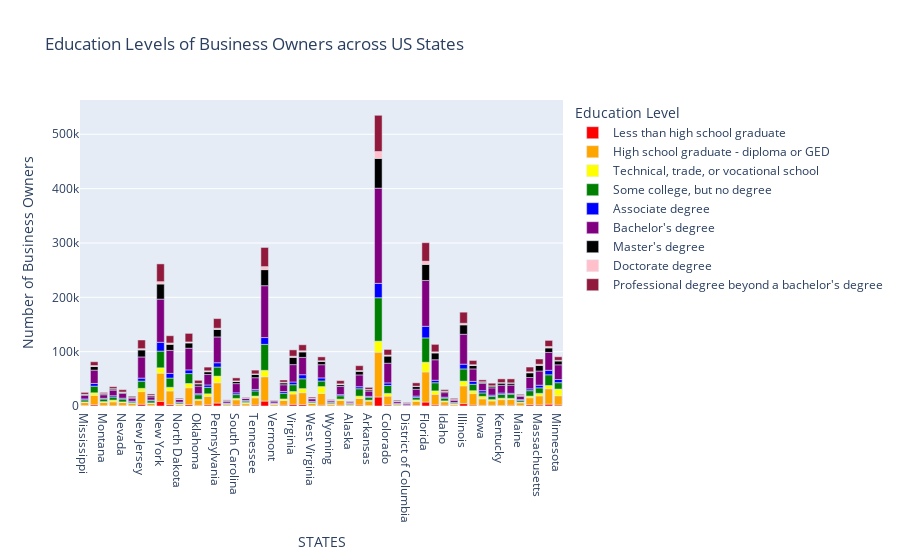

The cell this chart's notebook holds for it:
### Markdown cell above
-   Plotting a stacked bar chart that includes all states but this is just the same information as the above bar charts just visually less appealing.

### Code cell
newdfStates
fig = px.bar(newdfStates, x="NAME", y="OWNPDEMP", color="OWNCHAR_LABEL", title="Education Levels of Business Owners across US States",
               labels ={"NAME":"STATES",
                    "OWNPDEMP":"Number of Business Owners",
                    "OWNCHAR_LABEL":"Education Level"},
               color_discrete_map=colormap)
fig.show()
# fig = px.bar(newdfStates.sort_values(by='OWNPDEMP',ascending=False), x="NAME", y="OWNPDEMP", color="OWNCHAR_LABEL", title="Education Levels of Business Owners across US States",
#                labels ={"NAME":"STATES",
#                     "OWNPDEMP":"Number of Business Owners",
#                     "OWNCHAR_LABEL":"Education Level"})
# fig.show()

### Figure 1 — Plotly figure (JSON) as saved in the notebook; plotly's stock layout.template omitted (floating-point values rounded to 4 significant figures)
{"data": [{"alignmentgroup": "True", "hovertemplate": "Education Level=Less than high school graduate<br>STATES=%{x}<br>Number of Business Owners=%{y}<extra></extra>", "legendgroup": "Less than high school graduate", "marker": {"color": "red", "pattern": {"shape": ""}}, "name": "Less than high school graduate", "offsetgroup": "Less than high school graduate", "orientation": "v", "showlegend": true, "textposition": "auto", "type": "bar", "x": ["Mississippi", "Missouri", "Montana", "Nebraska", "Nevada", "New Hampshire", "New Jersey", "New Mexico", "New York", "North Carolina", "North Dakota", "Ohio", "Oklahoma", "Oregon", "Pennsylvania", "Rhode Island", "South Carolina", "South Dakota", "Tennessee", "Texas", "Vermont", "Utah", "Virginia", "Washington", "West Virginia", "Wisconsin", "Wyoming", "Alabama", "Alaska", "Arizona", "Arkansas", "California", "Colorado", "Delaware", "District of Columbia", "Connecticut", "Florida", "Georgia", "Idaho", "Hawaii", "Illinois", "Indiana", "Iowa", "Kansas", "Kentucky", "Louisiana", "Maine", "Maryland", "Massachusetts", "Michigan", "Minnesota"], "xaxis": "x", "y": [877, 2278, 525, 342, 674, 596, 3276, 659, 8559, 2607, 132, 2683, 1181, 2210, 5446, 279, 1794, 382, 1837, 9063, 257, 1483, 3144, 2791, 328, 1473, 133, 1403, 319, 1724, 870, 16563, 2070, 227, 0, 1025, 7288, 2065, 1366, 406, 4398, 1729, 1116, 1167, 955, 1408, 581, 2442, 1932, 3424, 1855], "yaxis": "y"}, {"alignmentgroup": "True", "hovertemplate": "Education Level=High school graduate - diploma or GED<br>STATES=%{x}<br>Number of Business Owners=%{y}<extra></extra>", "legendgroup": "High school graduate - diploma or GED", "marker": {"color": "orange", "pattern": {"shape": ""}}, "name": "High school graduate - diploma or GED", "offsetgroup": "High school graduate - diploma or GED", "orientation": "v", "showlegend": true, "textposition": "auto", "type": "bar", "x": ["Mississippi", "Missouri", "Montana", "Nebraska", "Nevada", "New Hampshire", "New Jersey", "New Mexico", "New York", "North Carolina", "North Dakota", "Ohio", "Oklahoma", "Oregon", "Pennsylvania", "Rhode Island", "South Carolina", "South Dakota", "Tennessee", "Texas", "Vermont", "Utah", "Virginia", "Washington", "West Virginia", "Wisconsin", "Wyoming", "Alabama", "Alaska", "Arizona", "Arkansas", "California", "Colorado", "Delaware", "District of Columbia", "Connecticut", "Florida", "Georgia", "Idaho", "Hawaii", "Illinois", "Indiana", "Iowa", "Kansas", "Kentucky", "Louisiana", "Maine", "Maryland", "Massachusetts", "Michigan", "Minnesota"], "xaxis": "x", "y": [5443, 17210, 6084, 7273, 5782, 3955, 23207, 4028, 51898, 25037, 2382, 30892, 9457, 15467, 37255, 2226, 9574, 3745, 13231, 44743, 2622, 8727, 19013, 21709, 4639, 21631, 3264, 8836, 1744, 12096, 8119, 82508, 16159, 1904, 665, 7421, 55410, 19489, 6232, 2679, 32725, 21126, 12038, 8022, 10715, 10446, 5178, 12762, 16774, 28364, 16992], "yaxis": "y"}, {"alignmentgroup": "True", "hovertemplate": "Education Level=Technical, trade, or vocational school<br>STATES=%{x}<br>Number of Business Owners=%{y}<extra></extra>", "legendgroup": "Technical, trade, or vocational school", "marker": {"color": "yellow", "pattern": {"shape": ""}}, "name": "Technical, trade, or vocational school", "offsetgroup": "Technical, trade, or vocational school", "orientation": "v", "showlegend": true, "textposition": "auto", "type": "bar", "x": ["Mississippi", "Missouri", "Montana", "Nebraska", "Nevada", "New Hampshire", "New Jersey", "New Mexico", "New York", "North Carolina", "North Dakota", "Ohio", "Oklahoma", "Oregon", "Pennsylvania", "Rhode Island", "South Carolina", "South Dakota", "Tennessee", "Texas", "Vermont", "Utah", "Virginia", "Washington", "West Virginia", "Wisconsin", "Wyoming", "Alabama", "Alaska", "Arizona", "Arkansas", "California", "Colorado", "Delaware", "District of Columbia", "Connecticut", "Florida", "Georgia", "Idaho", "Hawaii", "Illinois", "Indiana", "Iowa", "Kansas", "Kentucky", "Louisiana", "Maine", "Maryland", "Massachusetts", "Michigan", "Minnesota"], "xaxis": "x", "y": [1194, 4818, 1460, 3235, 1053, 720, 5994, 996, 9819, 6750, 1246, 7837, 1722, 4750, 12270, 580, 2624, 2186, 3162, 11805, 627, 2725, 4451, 7512, 601, 12648, 493, 2399, 561, 4299, 1700, 20250, 4990, 589, 0, 2772, 17851, 6272, 1785, 814, 8598, 5322, 4505, 2542, 2728, 2193, 1426, 2971, 4588, 5953, 12275], "yaxis": "y"}, {"alignmentgroup": "True", "hovertemplate": "Education Level=Some college, but no degree<br>STATES=%{x}<br>Number of Business Owners=%{y}<extra></extra>", "legendgroup": "Some college, but no degree", "marker": {"color": "green", "pattern": {"shape": ""}}, "name": "Some college, but no degree", "offsetgroup": "Some college, but no degree", "orientation": "v", "showlegend": true, "textposition": "auto", "type": "bar", "x": ["Mississippi", "Missouri", "Montana", "Nebraska", "Nevada", "New Hampshire", "New Jersey", "New Mexico", "New York", "North Carolina", "North Dakota", "Ohio", "Oklahoma", "Oregon", "Pennsylvania", "Rhode Island", "South Carolina", "South Dakota", "Tennessee", "Texas", "Vermont", "Utah", "Virginia", "Washington", "West Virginia", "Wisconsin", "Wyoming", "Alabama", "Alaska", "Arizona", "Arkansas", "California", "Colorado", "Delaware", "District of Columbia", "Connecticut", "Florida", "Georgia", "Idaho", "Hawaii", "Illinois", "Indiana", "Iowa", "Kansas", "Kentucky", "Louisiana", "Maine", "Maryland", "Massachusetts", "Michigan", "Minnesota"], "xaxis": "x", "y": [3749, 12185, 4781, 5670, 5314, 2116, 13325, 4119, 30747, 17022, 2198, 18229, 8421, 11944, 16730, 1562, 7008, 2631, 9533, 47814, 1065, 10664, 12608, 18092, 2002, 10259, 1771, 6197, 2023, 13667, 5343, 79898, 14584, 1429, 418, 4558, 44760, 14980, 5111, 1606, 22533, 11808, 6442, 5888, 6947, 7599, 2877, 10054, 10143, 19706, 11828], "yaxis": "y"}, {"alignmentgroup": "True", "hovertemplate": "Education Level=Associate degree<br>STATES=%{x}<br>Number of Business Owners=%{y}<extra></extra>", "legendgroup": "Associate degree", "marker": {"color": "blue", "pattern": {"shape": ""}}, "name": "Associate degree", "offsetgroup": "Associate degree", "orientation": "v", "showlegend": true, "textposition": "auto", "type": "bar", "x": ["Mississippi", "Missouri", "Montana", "Nebraska", "Nevada", "New Hampshire", "New Jersey", "New Mexico", "New York", "North Carolina", "North Dakota", "Ohio", "Oklahoma", "Oregon", "Pennsylvania", "Rhode Island", "South Carolina", "South Dakota", "Tennessee", "Texas", "Vermont", "Utah", "Virginia", "Washington", "West Virginia", "Wisconsin", "Wyoming", "Alabama", "Alaska", "Arizona", "Arkansas", "California", "Colorado", "Delaware", "District of Columbia", "Connecticut", "Florida", "Georgia", "Idaho", "Hawaii", "Illinois", "Indiana", "Iowa", "Kansas", "Kentucky", "Louisiana", "Maine", "Maryland", "Massachusetts", "Michigan", "Minnesota"], "xaxis": "x", "y": [1725, 5019, 1252, 2352, 1631, 1428, 5468, 1239, 16190, 8602, 1171, 6787, 1826, 4323, 7896, 791, 3196, 1254, 2747, 12527, 997, 3070, 4940, 7437, 862, 5689, 792, 2078, 422, 3648, 1689, 26449, 4649, 596, 0, 2460, 21336, 4594, 1793, 896, 8695, 5381, 4074, 2369, 2447, 1690, 1709, 3307, 4833, 8232, 5841], "yaxis": "y"}, {"alignmentgroup": "True", "hovertemplate": "Education Level=Bachelor's degree<br>STATES=%{x}<br>Number of Business Owners=%{y}<extra></extra>", "legendgroup": "Bachelor's degree", "marker": {"color": "purple", "pattern": {"shape": ""}}, "name": "Bachelor's degree", "offsetgroup": "Bachelor's degree", "orientation": "v", "showlegend": true, "textposition": "auto", "type": "bar", "x": ["Mississippi", "Missouri", "Montana", "Nebraska", "Nevada", "New Hampshire", "New Jersey", "New Mexico", "New York", "North Carolina", "North Dakota", "Ohio", "Oklahoma", "Oregon", "Pennsylvania", "Rhode Island", "South Carolina", "South Dakota", "Tennessee", "Texas", "Vermont", "Utah", "Virginia", "Washington", "West Virginia", "Wisconsin", "Wyoming", "Alabama", "Alaska", "Arizona", "Arkansas", "California", "Colorado", "Delaware", "District of Columbia", "Connecticut", "Florida", "Georgia", "Idaho", "Hawaii", "Illinois", "Indiana", "Iowa", "Kansas", "Kentucky", "Louisiana", "Maine", "Maryland", "Massachusetts", "Michigan", "Minnesota"], "xaxis": "x", "y": [6399, 24499, 6655, 10336, 8629, 5704, 39004, 5784, 79452, 42339, 5084, 39956, 14061, 19297, 47485, 3308, 16998, 3967, 21553, 95444, 3541, 12422, 31983, 31930, 4827, 24303, 2850, 15228, 2406, 21784, 9852, 175196, 36300, 3241, 2497, 12656, 84370, 37685, 8336, 4004, 55075, 22878, 13265, 13456, 14333, 15090, 5817, 20937, 26116, 32899, 27009], "yaxis": "y"}, {"alignmentgroup": "True", "hovertemplate": "Education Level=Master's degree<br>STATES=%{x}<br>Number of Business Owners=%{y}<extra></extra>", "legendgroup": "Master's degree", "marker": {"color": "black", "pattern": {"shape": ""}}, "name": "Master's degree", "offsetgroup": "Master's degree", "orientation": "v", "showlegend": true, "textposition": "auto", "type": "bar", "x": ["Mississippi", "Missouri", "Montana", "Nebraska", "Nevada", "New Hampshire", "New Jersey", "New Mexico", "New York", "North Carolina", "North Dakota", "Ohio", "Oklahoma", "Oregon", "Pennsylvania", "Rhode Island", "South Carolina", "South Dakota", "Tennessee", "Texas", "Vermont", "Utah", "Virginia", "Washington", "West Virginia", "Wisconsin", "Wyoming", "Alabama", "Alaska", "Arizona", "Arkansas", "California", "Colorado", "Delaware", "District of Columbia", "Connecticut", "Florida", "Georgia", "Idaho", "Hawaii", "Illinois", "Indiana", "Iowa", "Kansas", "Kentucky", "Louisiana", "Maine", "Maryland", "Massachusetts", "Michigan", "Minnesota"], "xaxis": "x", "y": [1695, 6630, 1884, 2085, 2089, 1929, 12922, 2281, 27805, 11153, 544, 9614, 3888, 5038, 13795, 994, 3853, 676, 6287, 29530, 738, 3544, 13399, 10052, 1091, 6205, 1088, 3258, 510, 6630, 2288, 54749, 13133, 1140, 1046, 4858, 29566, 12485, 2487, 1315, 17262, 6332, 2385, 3197, 4003, 3632, 1844, 8634, 10344, 8285, 6991], "yaxis": "y"}, {"alignmentgroup": "True", "hovertemplate": "Education Level=Doctorate degree<br>STATES=%{x}<br>Number of Business Owners=%{y}<extra></extra>", "legendgroup": "Doctorate degree", "marker": {"color": "pink", "pattern": {"shape": ""}}, "name": "Doctorate degree", "offsetgroup": "Doctorate degree", "orientation": "v", "showlegend": true, "textposition": "auto", "type": "bar", "x": ["Mississippi", "Missouri", "Montana", "Nebraska", "Nevada", "New Hampshire", "New Jersey", "New Mexico", "New York", "North Carolina", "North Dakota", "Ohio", "Oklahoma", "Oregon", "Pennsylvania", "Rhode Island", "South Carolina", "South Dakota", "Tennessee", "Texas", "Vermont", "Utah", "Virginia", "Washington", "West Virginia", "Wisconsin", "Wyoming", "Alabama", "Alaska", "Arizona", "Arkansas", "California", "Colorado", "Delaware", "District of Columbia", "Connecticut", "Florida", "Georgia", "Idaho", "Hawaii", "Illinois", "Indiana", "Iowa", "Kansas", "Kentucky", "Louisiana", "Maine", "Maryland", "Massachusetts", "Michigan", "Minnesota"], "xaxis": "x", "y": [438, 1786, 173, 618, 575, 418, 2294, 521, 4354, 2461, 186, 1905, 993, 1749, 2283, 178, 1133, 470, 710, 5529, 193, 1165, 2142, 2094, 170, 1057, 168, 1341, 220, 1363, 665, 12653, 1825, 123, 125, 719, 5854, 2074, 289, 221, 2971, 1370, 784, 551, 924, 543, 231, 1786, 2121, 2656, 1240], "yaxis": "y"}, {"alignmentgroup": "True", "hovertemplate": "Education Level=Professional degree beyond a bachelor's degree<br>STATES=%{x}<br>Number of Business Owners=%{y}<extra></extra>", "legendgroup": "Professional degree beyond a bachelor's degree", "marker": {"color": "#91193b", "pattern": {"shape": ""}}, "name": "Professional degree beyond a bachelor's degree", "offsetgroup": "Professional degree beyond a bachelor's degree", "orientation": "v", "showlegend": true, "textposition": "auto", "type": "bar", "x": ["Mississippi", "Missouri", "Montana", "Nebraska", "Nevada", "New Hampshire", "New Jersey", "New Mexico", "New York", "North Carolina", "North Dakota", "Ohio", "Oklahoma", "Oregon", "Pennsylvania", "Rhode Island", "South Carolina", "South Dakota", "Tennessee", "Texas", "Vermont", "Utah", "Virginia", "Washington", "West Virginia", "Wisconsin", "Wyoming", "Alabama", "Alaska", "Arizona", "Arkansas", "California", "Colorado", "Delaware", "District of Columbia", "Connecticut", "Florida", "Georgia", "Idaho", "Hawaii", "Illinois", "Indiana", "Iowa", "Kansas", "Kentucky", "Louisiana", "Maine", "Maryland", "Massachusetts", "Michigan", "Minnesota"], "xaxis": "x", "y": [3513, 7004, 2076, 3565, 4240, 1557, 15987, 2545, 32667, 13329, 1427, 15731, 5732, 6812, 17674, 1281, 5594, 996, 7002, 35296, 918, 4087, 11602, 11049, 1940, 7152, 1033, 5959, 1056, 8973, 3769, 66664, 10364, 1489, 1628, 6190, 34069, 13795, 2742, 2076, 20378, 7811, 3471, 4768, 6879, 7293, 1850, 8799, 9611, 11239, 6514], "yaxis": "y"}], "layout": {"barmode": "relative", "legend": {"title": {"text": "Education Level"}, "tracegroupgap": 0}, "title": {"text": "Education Levels of Business Owners across US States"}, "xaxis": {"anchor": "y", "domain": [0, 1], "title": {"text": "STATES"}}, "yaxis": {"anchor": "x", "domain": [0, 1], "title": {"text": "Number of Business Owners"}}}}
